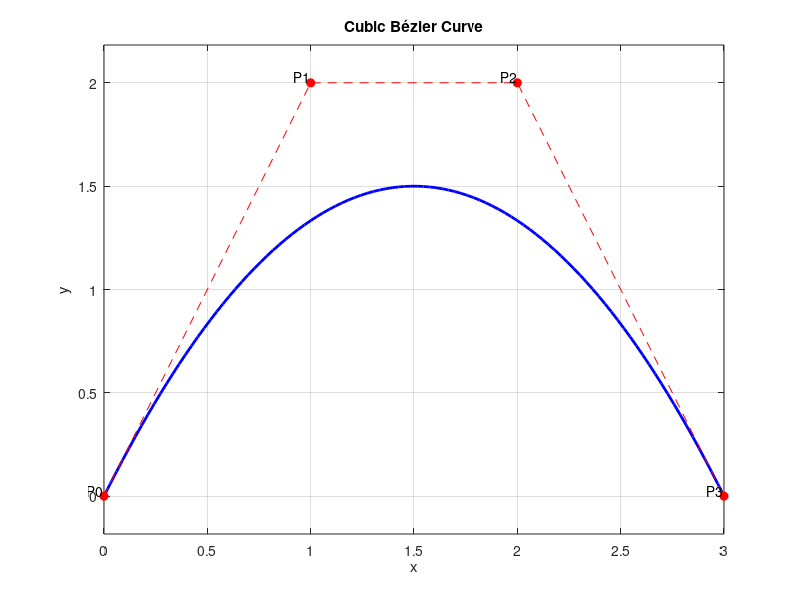

Write MATLAB code to recreate this figure.
% Define control points
P0 = [0, 0];   % P0
P1 = [1, 2];   % P1
P2 = [2, 2];   % P2
P3 = [3, 0];   % P3

% Number of points for the curve
num_points = 100;
t_values = linspace(0, 1, num_points);
curve_points = zeros(num_points, 2); % Preallocate matrix for curve points

% Compute the Bézier curve points
for i = 1:num_points
    t = t_values(i);
    curve_points(i, :) = (1-t)^3 * P0 + 3*t*(1-t)^2 * P1 + ...
                         3*t^2*(1-t) * P2 + t^3 * P3;
end

% Plotting the curve and control points
figure;
plot(curve_points(:, 1), curve_points(:, 2), 'b-', 'LineWidth', 2); % Bézier curve
hold on;
plot([P0(1), P1(1), P2(1), P3(1)], [P0(2), P1(2), P2(2), P3(2)], 'ro--', 'MarkerFaceColor', 'r'); % Control Points
text(P0(1), P0(2), 'P0', 'VerticalAlignment', 'bottom', 'HorizontalAlignment', 'right');
text(P1(1), P1(2), 'P1', 'VerticalAlignment', 'bottom', 'HorizontalAlignment', 'right');
text(P2(1), P2(2), 'P2', 'VerticalAlignment', 'bottom', 'HorizontalAlignment', 'right');
text(P3(1), P3(2), 'P3', 'VerticalAlignment', 'bottom', 'HorizontalAlignment', 'right');
title('Cubic Bézier Curve');
xlabel('x');
ylabel('y');
axis equal;
grid on;
hold off;